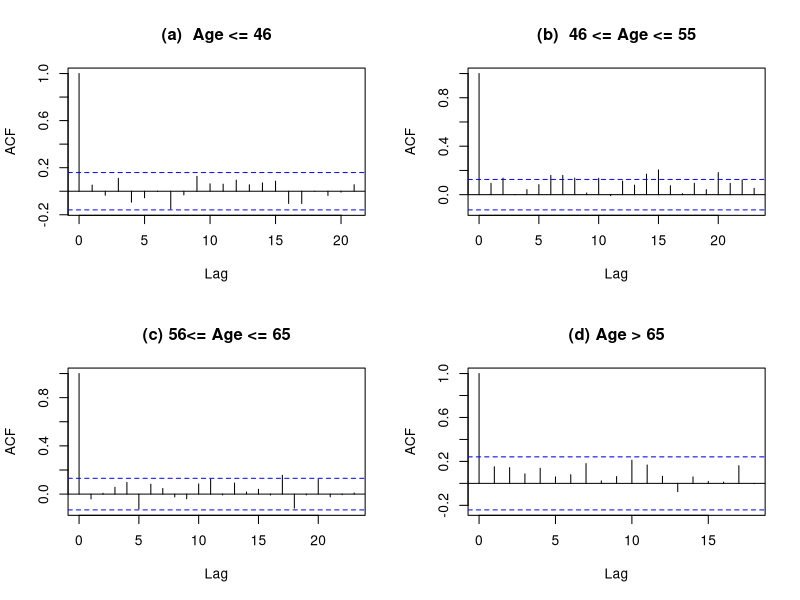
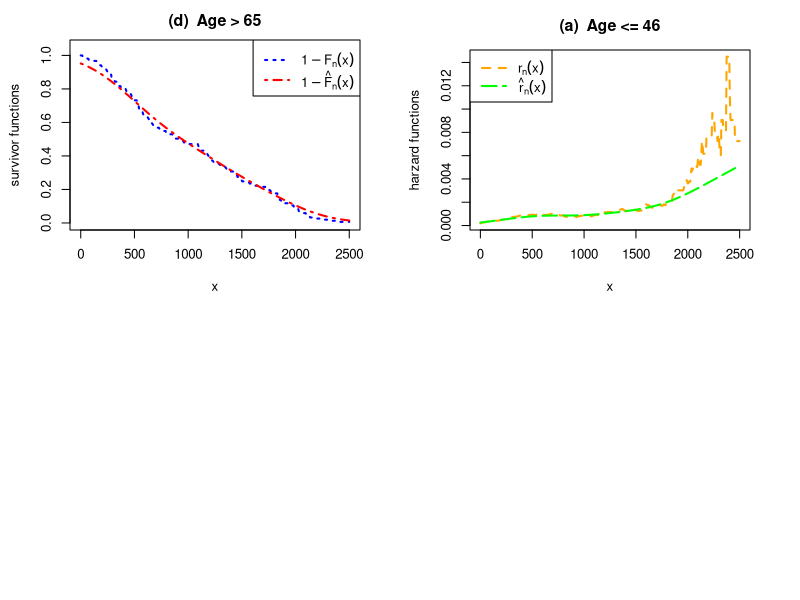

These figures' R source, in order:
rm(list = ls(all = TRUE))
library(survival)
data(cancer, package = "survival")

gbsg1 <- gbsg$rfstime[which(gbsg$age < 46)]

gbsg2 <- gbsg$rfstime[which(46 <= gbsg$age & gbsg$age <=55 )]

gbsg3 <- gbsg$rfstime[which(56 <= gbsg$age & gbsg$age <=65 )]

gbsg4 <- gbsg$rfstime[which(gbsg$age > 65)]
###################### acf ################
par(mfrow=c(2,2))
acf(gbsg1, lag.max = NULL, type = "correlation", plot = TRUE, na.action = na.fail, demean = TRUE, main ="")
title("(a)  Age <= 46")
acf(gbsg2, lag.max = NULL, type = "correlation", plot = TRUE, na.action = na.fail, demean = TRUE, main ="")
title("(b)  46 <= Age <= 55")
acf(gbsg3, lag.max = NULL, type = "correlation", plot = TRUE, na.action = na.fail, demean = TRUE, main ="")
title("(c) 56<= Age <= 65")
acf(gbsg4, lag.max = NULL, type = "correlation", plot = TRUE, na.action = na.fail, demean = TRUE, main ="")
title("(d) Age > 65")


F1 <- function(h,t,e){
  res <- mean(pnorm((t-e)/h, mean = 0, sd = 1))
  return(res)
}

F2 <- function(t,e)
{
  res <- sum(as.numeric(e <= t))/length(e)
  return(res)
}

F3 <- function(t,e){
  sigmax <- sd(e)
  n <- length(e)
  i <- seq(1,n,by=1)
  h <- 2*sigmax*i^(-1/4)
  res <- mean(pnorm((t-e)/h, mean = 0, sd = 1))
}

f1 <- function(t,e){
  n <- length(e)
  i <- seq(1,n,by=1)
  hi <- (log(i)/i)^(1/6)
  res <- mean(qnorm((t-e)/hi,mean=0,sd=1)/hi)
  return(res)
}

f2 <- function(t,e){
  res <- sum(as.numeric(e <= t))/length(e)
}

f3 <- function(h,t,e){
  res = 1/(sqrt(2*pi)*h)*mean(exp(-(t-e)^2/(2*h^2))) 
  return(res)
}

f4 <- function(h, t, e){
  res = length(which( (t-h) < e & e<= (t+h)))/(2*length(e)*h)
}


gbsg <- gbsg1
n <- length(gbsg)
hn = sd(gbsg)*(log(n)/n)^(1/4) # bandwidths
# hn = n1^(-1/5)
m <- 400
t = seq(0, 2500, length = m)

fhat <- fn <- matrix(NA, m, 1)
for (i in 1:m){
  fhat[i] <- f3(h=hn, t=t[i], e = gbsg)
}

for (i in 1:m){
  fn[i] <- f4(h=hn, t=t[i], e= gbsg)
}

Fn <- Fhat <- matrix(NA, m, 1)
for (i in 1:m){
  Fn[i] <- F2(t=t[i], e = gbsg)
}
for (i in 1:m){
  Fhat[i] <- F1(h=hn, t=t[i], e = gbsg)
}

### 1 - F(x) distribution function ###
par(mai=c(0.7,.7,.4,.4),cex=0.8)
plot(t,(1-Fhat), xlab="x", ylab= "survivor functions", type = "n", ylim = c(0, 1.05),lwd=2)
lines(t, 1-Fn, col="blue", lty=3, lwd=2)
lines(t, (1-Fhat), col="red",lty=4,lwd=2)
title("(d)  Age > 65")
legend("topright", c( expression(1-F[n](x)), expression(1-hat(F)[n](x))), 
       col = c("blue","red"), lty = c(3,4), lwd=2)


### hazard function ########
rhat = rn = matrix(NA, m, 1)
rn <- fn/(1 - Fn)
rhat <- fhat/(1 - Fhat)
par(mai=c(0.7,0.7,0.5,0.5),cex=0.8)
plot(t, rn, type = "n", xlab = "x", ylab = "harzard functions")
# plot(rn)
lines(t,rn,col="orange",lty=2,lwd=2)
lines(t,rhat,col="green",lty=5,lwd=2)
title("(a)  Age <= 46")
legend("topleft", c(expression(r[n](x)), expression(hat(r)[n](x))), 
       col = c("orange","green"), lty = c(2,5), lwd=2)


